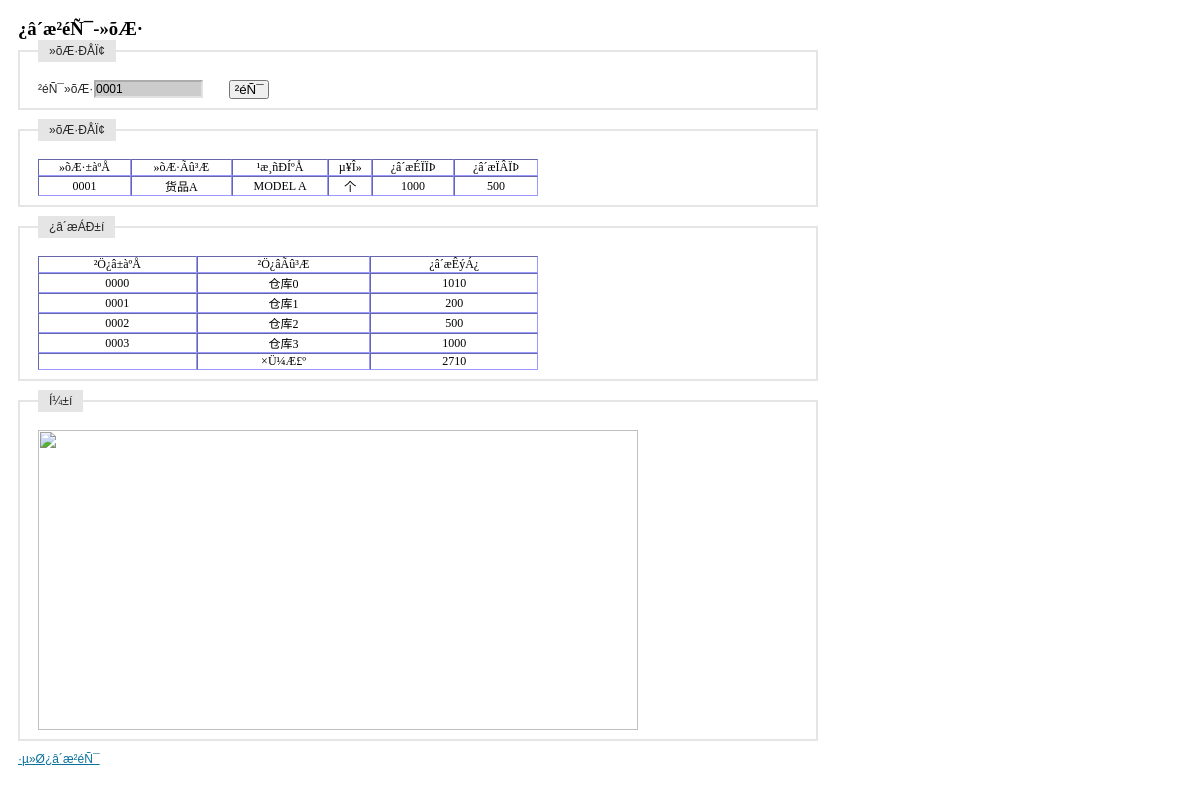
Page /inquire_storage/inquire_storage_item.php?itemid=0001 (signed in) on the earlier database version.
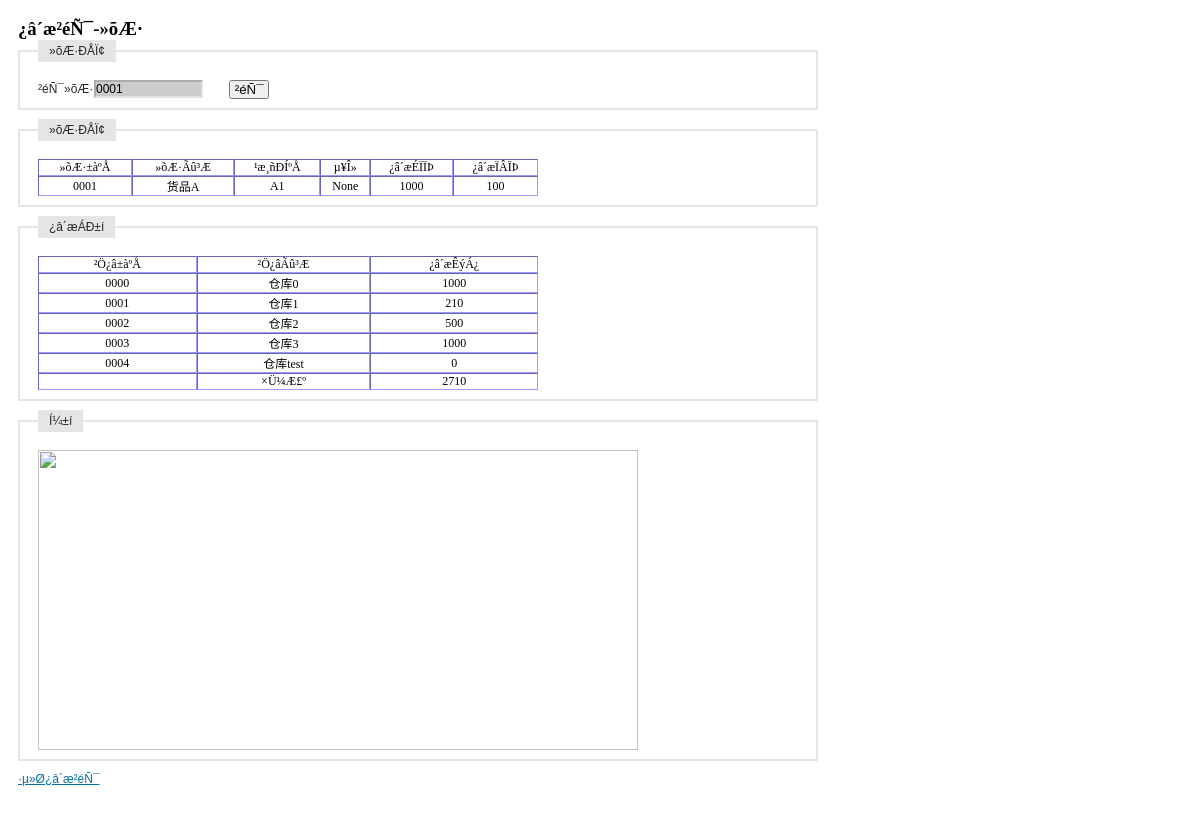
Same page on the later database version.
### tables this page shows
CREATE TABLE `tb_product` (
  `id` int(4) NOT NULL auto_increment,
  `maintype` varchar(20) NOT NULL,
  `subtype` varchar(20) NOT NULL,
  `name` varchar(20) NOT NULL,
  `encode` varchar(20) NOT NULL,
  `barcode` varchar(20) NOT NULL,
  `size` varchar(20) NOT NULL,
  `unit` varchar(10) NOT NULL,
  `upperlimit` int(4) NOT NULL,
  `lowerlimit` int(4) NOT NULL,
  `inprice` float(4,2) NOT NULL,
  `outprice` float(4,2) NOT NULL,
  `tupian` varchar(100) NOT NULL,
  `jianjie` mediumtext NOT NULL,
  `addtime` varchar(20) NOT NULL,
  PRIMARY KEY  (`id`,`encode`,`barcode`)
);

CREATE TABLE `table_warehouse` (
  `id` varchar(4) NOT NULL,
  `name` varchar(10) NOT NULL,
  `fuzeren` varchar(10) default NULL,
  `phone` varchar(8) default NULL,
  `address` varchar(50) default NULL,
  `remark` varchar(50) default NULL,
  PRIMARY KEY  (`id`,`name`)
);

CREATE TABLE `table_warehouse_0000` (
  `id` varchar(8) NOT NULL,
  `num` int(4) default NULL,
  PRIMARY KEY  (`id`)
);

CREATE TABLE `table_warehouse_0001` (
  `id` varchar(8) NOT NULL,
  `num` int(4) default NULL,
  PRIMARY KEY  (`id`)
);

CREATE TABLE `table_warehouse_0002` (
  `id` varchar(8) NOT NULL,
  `num` int(4) default NULL,
  PRIMARY KEY  (`id`)
);

CREATE TABLE `table_warehouse_0003` (
  `id` varchar(8) NOT NULL,
  `num` int(4) default NULL,
  PRIMARY KEY  (`id`)
);

### inquire_storage/inquire_storage_item.php (the view, shortened to what this page needs)
<?php
	$itemid = $_GET[itemid];
	$flag = '';
	if($flag == ''){
		$query = "select * from table_warehouse order by id";
		$result_warehouse = mysql_query($query);
	}
	if($flag == ''){
		$query = "select * from tb_product where encode = '$itemid'";
		$result_iteminfo = mysql_query($query);
	}
?>
<!DOCTYPE html PUBLIC "-//W3C//DTD XHTML 1.0 Transitional//EN" "http://www.w3.org/TR/xhtml1/DTD/xhtml1-transitional.dtd">
<html xmlns="http://www.w3.org/1999/xhtml">
<head>
</head>
<link rel="stylesheet" type="text/css" href="../css/iframe.css" media="screen" />
<body style="width:800px">
<form id="form" name="form" method="post" >
  <h3>¿â´æ²éÑ¯-»õÆ·</h3>
  <fieldset>
  <legend>»õÆ·ÐÅÏ¢</legend>
  <label>²éÑ¯»õÆ·</label>
  <input id="item_id" name="item_id" type="text"  style="background-color:#CCCCCC" <?php echo "value = '$itemid'";?>  onclick="selectitem()"/>
  <button type="button" onclick="location.href='inquire_storage_item.php?itemid='+document.getElementById('item_id').value">&nbsp;²éÑ¯&nbsp;</button>
  </fieldset>
  <fieldset>
  <legend>»õÆ·ÐÅÏ¢</legend>
  <table id="iteminfo" width="500" border="1" cellspacing="0" cellpadding="5" style="font-size:12px; border:thin; border-color:#9999FF ">
    <tr align="center">
      <td>»õÆ·±àºÅ</td>
      <td>»õÆ·Ãû³Æ</td>
      <td>¹æ¸ñÐÍºÅ</td>
      <td>µ¥Î»</td>
      <td>¿â´æÉÏÏÞ</td>
      <td>¿â´æÏÂÏÞ</td>
    </tr>
    <?php
		echo "<tr align='center'>";
		if($flag == 'none')
			echo "<td>ÇëÖ¸¶¨²éÑ¯µÄ»õÆ·ID</td>";
		else{
			$RS = mysql_fetch_array($result_iteminfo);
			if(empty($RS))
				echo "<td>¸Ã»õÆ·±àÂë²»´æÔÚ</td>";
			else{
				echo "<td>$RS[encode]</td>";
				echo "<td>$RS[name]</td>";
				echo "<td>$RS[size]</td>";
				echo "<td>$RS[unit]</td>";
				echo "<td id='upperlimit'>$RS[upperlimit]</td>";
				echo "<td id='lowerlimit'>$RS[lowerlimit]</td>";
			}
		}
		echo "</tr>";
	?>
  </table>
  </fieldset>
  <fieldset>
  <legend>¿â´æÁÐ±í</legend>
  <table id="storage_table" width="500" border="1" cellspacing="0" cellpadding="5" style="font-size:12px; border:thin; border-color:#9999FF ">
    <tr align="center">
      <td>²Ö¿â±àºÅ</td>
      <td>²Ö¿âÃû³Æ</td>
      <td>¿â´æÊýÁ¿</td>
    </tr>
    <?php
		if($flag == ''){
			$sum = 0;
			while($RS = mysql_fetch_array($result_warehouse)){
				echo "<tr align='center'>";
				echo "<td>$RS[id]</td>";
				echo "<td>$RS[name]</td>";
				$query = "select * from table_warehouse_$RS[id] where id = '$itemid'";
				$result_storage = mysql_query($query);
				$RS2 = mysql_fetch_array($result_storage);
				if(empty($RS2))
					echo "<td>0</td>";
				else
					echo "<td>$RS2[num]</td>";
				echo "</tr>";
				$sum += $RS2[num];
			}
		}
		echo "<tr><td></td><td align='center'>×Ü¼Æ£º</td><td align='center' id='storage'>$sum</td></tr>";
	?>
  </table>
  </fieldset>
  <fieldset>
  <legend>Í¼±í</legend>
  <img src="showbar.php?itemid=<?php echo $itemid;?>" width="600" height="300" border="0" align="bottom">
  </fieldset>
</form>
<p><a href="/wms/inquire_storage/inquire_storage_allitem.php">·µ»Ø¿â´æ²éÑ¯</a></p>
</body>
</html>

Differences in the rows shown:
changed tb_product "货品A": size "MODEL A" → "A1"; unit "个" → "None"; lowerlimit "500" → "100"
changed through a linked row, table_warehouse "仓库0": table_warehouse_0000.num "1010" → "1000"
changed through a linked row, table_warehouse "仓库1": table_warehouse_0001.num "200" → "210"
added table_warehouse: id "0004", name "仓库test"
